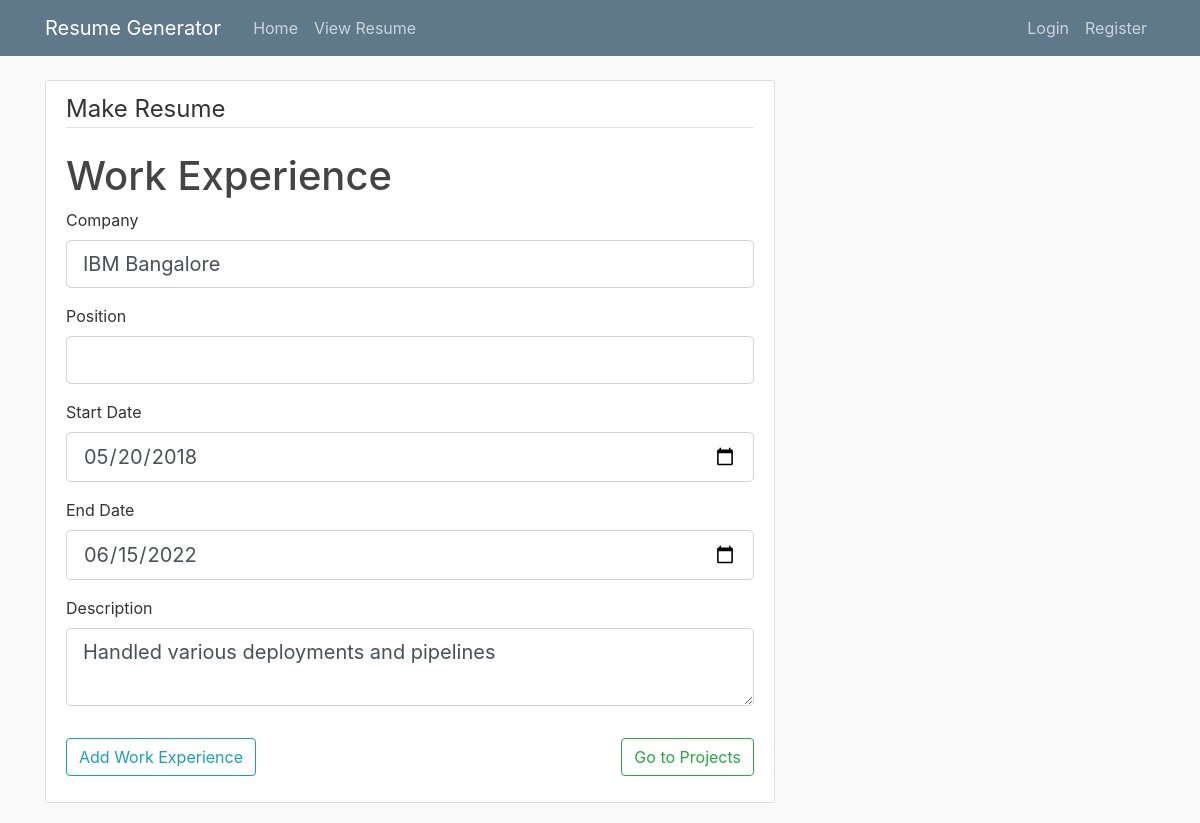
The page /resume/new/experience/1/update on the database as committed earlier.
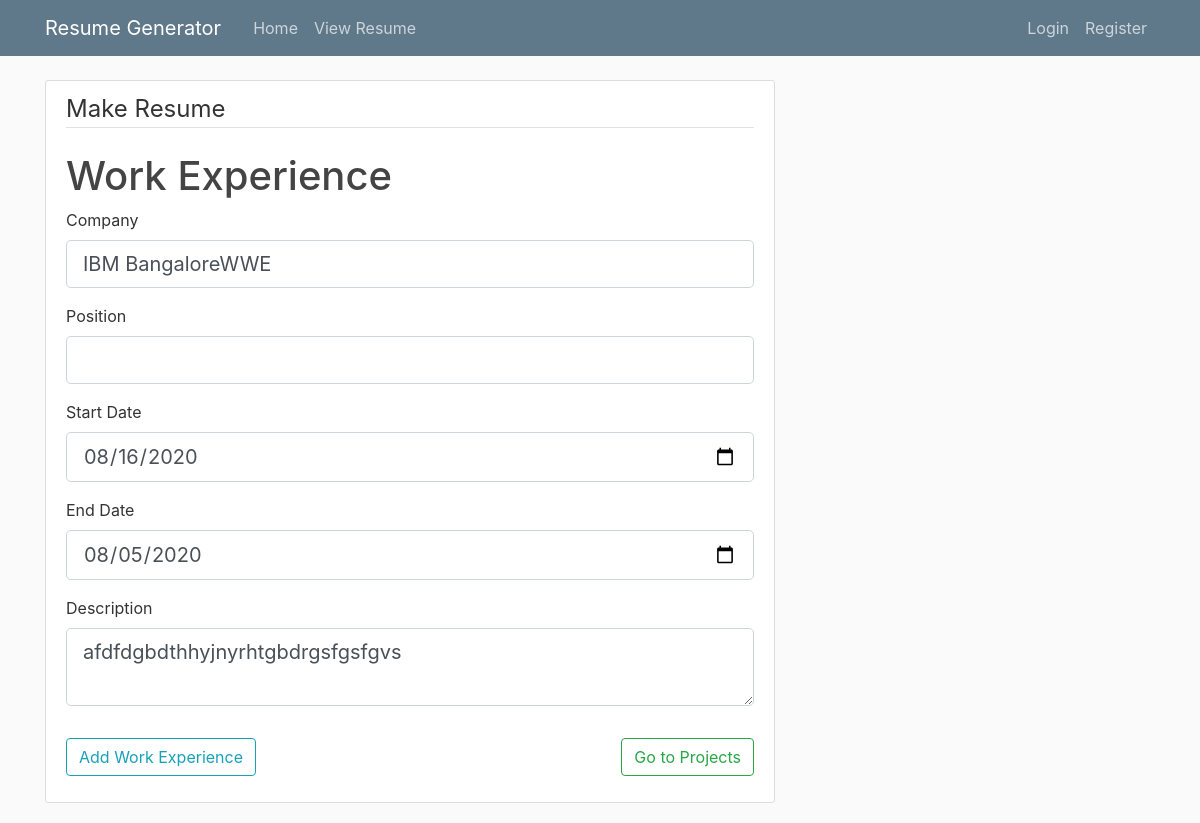
The same page on the database as committed later.
### resume/models.py (models this page shows, shortened)
class experience(db.Model):
    id = db.Column(db.Integer, primary_key=True)
    company = db.Column(db.String(100),nullable=False)
    position = db.Column(db.String(100),nullable=False)
    startexp = db.Column(db.DateTime,nullable=False,default=datetime.today())
    endexp = db.Column(db.DateTime,nullable=False,default=datetime.today())
    content = db.Column(db.Text,nullable=False)
    user_id= db.Column(db.Integer,db.ForeignKey('user.id'),nullable=False)

### resume/routes.py (the view)
@app.route("/resume/new/experience/<int:experience_id>/update",methods=["GET","POST"])
def update_exp(experience_id):
    expview = experience.query.get_or_404(experience_id)
    form = userexp()
    if form.validate_on_submit():
        expview.company = form.company.data
        expview.startexp = form.startexp.data
        expview.endexp = form.endexp.data
        expview.content = form.content.data
        db.session.commit()
        flash('Your education details have been updated!', 'success')
        return redirect(url_for('postexperience'))
    elif request.method == 'GET':
        form.company.data= expview.company
        form.startexp.data = expview.startexp
        form.endexp.data = expview.endexp
        form.content.data =  expview.content
    return render_template("experience.html",title="Update Work Experience",form=form)

### resume/forms.py (shortened to what this page needs)
class userexp(FlaskForm):
    company = StringField("Company",
        validators=[DataRequired(),Length(min=5)])
    position = StringField("Position",
        validators=[DataRequired(),Length(min=5)])
    startexp = DateField('Start Date', format='%Y-%m-%d',
         validators=[DataRequired()])
    endexp  = DateField('End Date', format='%Y-%m-%d',
        validators=[DataRequired()])
    content = TextAreaField("Description",
        validators=[DataRequired(),Length(min=15)])
    submit = SubmitField("Add Work Experience")

### resume/templates/experience.html (shortened to what this page needs)
{%  extends "layout.html" %}
{% block content %}
<div class="content-section">
    <form method="POST" action="">
        <fieldset class="form-group" id="cloneunder">
            <legend class="border-bottom mb-4">Make Resume</legend>
            <h1>Work Experience</h1>
            <div id="skillclass">
            <div class="form-group">
                {{ form.company.label(class="form-control-label") }}
                {% if form.company.errors %}
                    {{ form.company(class="form-control form-control-lg is-invalid") }}
                <div class="invalid-feedback">
                    {% for error in form.company.errors %}
                        <span>{{error}}</span>
                    {% endfor %}
                </div>
                {% else %}
                {{ form.company(class="form-control form-control-lg") }}
                {% endif %}
            </div>
            <div class="form-group">
                {{ form.position.label(class="form-control-label") }}
                {% if form.position.errors %}
                    {{ form.position(class="form-control form-control-lg is-invalid") }}
                <div class="invalid-feedback">
                    {% for error in form.position.errors %}
                        <span>{{error}}</span>
                    {% endfor %}
                </div>
                {% else %}
                {{ form.position(class="form-control form-control-lg") }}
                {% endif %}
            </div>
            <div class="form-group">
                {{ form.startexp.label(class="form-control-label") }}
                {% if form.startexp.errors %}
                    {{ form.startexp(class="form-control form-control-lg is-invalid") }}
                <div class="invalid-feedback">
                    {% for error in form.startexp.errors %}
                        <span>{{error}}</span>
                    {% endfor %}
                </div>
                {% else %}
                {{ form.startexp(class="form-control form-control-lg") }}
                {% endif %}
            </div>
            <div class="form-group">
                {{ form.endexp.label(class="form-control-label") }}
                {% if form.endexp.errors %}
                    {{ form.endexp(class="form-control form-control-lg is-invalid") }}
                <div class="invalid-feedback">
                    {% for error in form.endexp.errors %}
                        <span>{{error}}</span>
                    {% endfor %}
                </div>
                {% else %}
                {{ form.endexp(class="form-control form-control-lg") }}
                {% endif %}
            </div>
            <div class="form-group">
                {{ form.content.label(class="form-control-label") }}
                {% if form.content.errors %}
                    {{ form.content(class="form-control form-control-lg is-invalid") }}
                <div class="invalid-feedback">
                    {% for error in form.content.errors %}
                        <span>{{error}}</span>
                    {% endfor %}
                </div>
                {% else %}
                {{ form.content(class="form-control form-control-lg") }}
                {% endif %}
            </div>
        </div>
        </fieldset>
        <a href="/resume/new/projects" class="btn btn-outline-success" style="float: right;">Go to Projects</a>
        <div class="form-group">
            {{ form.submit(class="btn btn-outline-info") }}
        </div>
</form>
</div>
{%  endblock content  %}

Rows that differ between the two databases and show on the page:
changed experience: company "IBM Bangalore" → "IBM BangaloreWWE"; startexp "05/20/2018" → "08/16/2020"; endexp "06/15/2022" → "08/05/2020"; content "Handled various deployments and pipelines" → "afdfdgbdthhyjnyrhtgbdrgsfgsfgvs"
